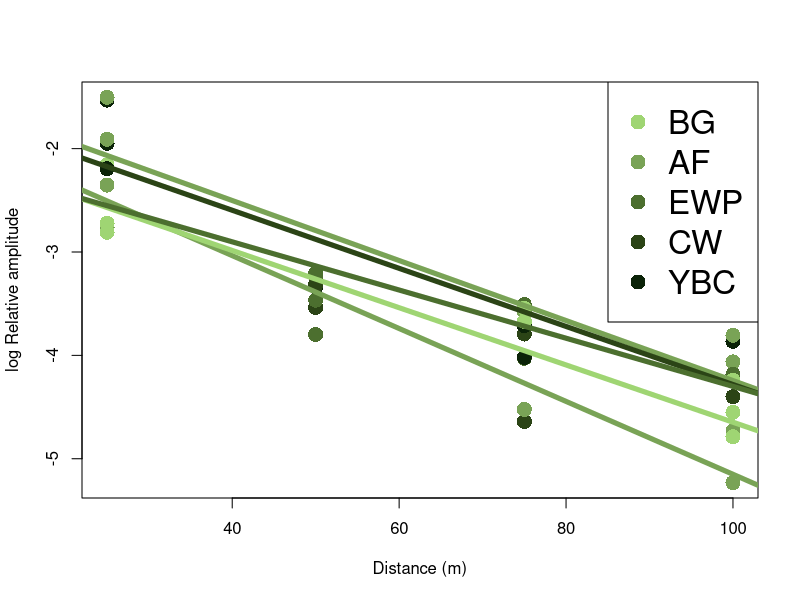

Here is the R script that generated this plot:
#############################################
###### MA Forest Acoustics Analsysis   ######
###### Distance & Frequency            ######
###### Last update: 4/6/2023           ######
#############################################

library(dplyr)
library(tidyverse)

analysis_table <- read.csv("data/analysis_table.csv")

analysis_table <- analysis_table %>%
  mutate(vol = case_when((species == "CW5" & vol == 75) ~ 100,
                         TRUE ~ as.numeric(as.character(vol))
                         ))

analysis <- analysis_table %>%
  filter(relative_dir == "N", vol == "100")

colors_spec = c("#9FD573","#79A356", "#4C6F2F", "#2B4416", "#0B2308")

# Create DFs for each species

CW_analysis <- analysis %>% 
  filter(species == "CW5")
CWdistMod = lm(log(relative.amp) ~ distance_m, data = CW_analysis)

AF_analysis <- analysis %>% 
  filter(species == "AF")
AFdistMod = lm(log(relative.amp) ~ distance_m, data = AF_analysis)

BG_analysis <- analysis %>% 
  filter(species == "BG")
BGdistMod = lm(log(relative.amp) ~ distance_m, data = BG_analysis)

EWP_analysis <- analysis %>% 
  filter(species == "EWP")
EWPdistMod = lm(log(relative.amp) ~ distance_m, data = EWP_analysis)

YBC_analysis <- analysis %>% 
  filter(species == "YBC")
YBCdistMod = lm(log(relative.amp) ~ distance_m, data = YBC_analysis)



plot(analysis$distance_m, log(analysis$relative.amp), col=analysis_table$col_spec, pch = 16, cex = 2,
     ylab = "log Relative amplitude", xlab = "Distance (m)")
abline(BGdistMod, lwd = 5, col = analysis_table$col_spec[1])
abline(AFdistMod, lwd = 5, col = analysis_table$col_spec[2])
abline(EWPdistMod, lwd = 5, col = analysis_table$col_spec[3])
abline(CWdistMod, lwd = 5, col = analysis_table$col_spec[4])
abline(YBCdistMod, lwd = 5, col = analysis_table$col_spec[5])
legend("topright", legend = c("BG", "AF", "EWP", "CW", "YBC"), pch = 16, cex = 2, col = colors_spec[1:5])
